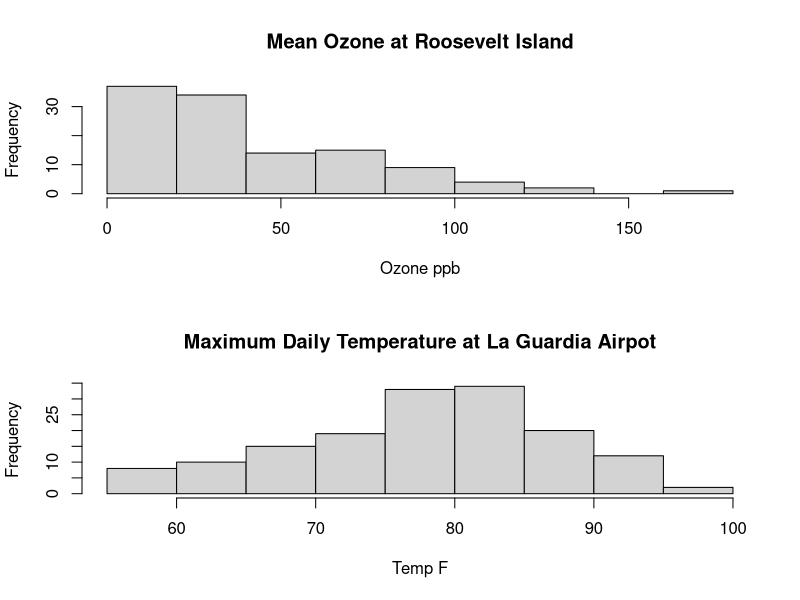
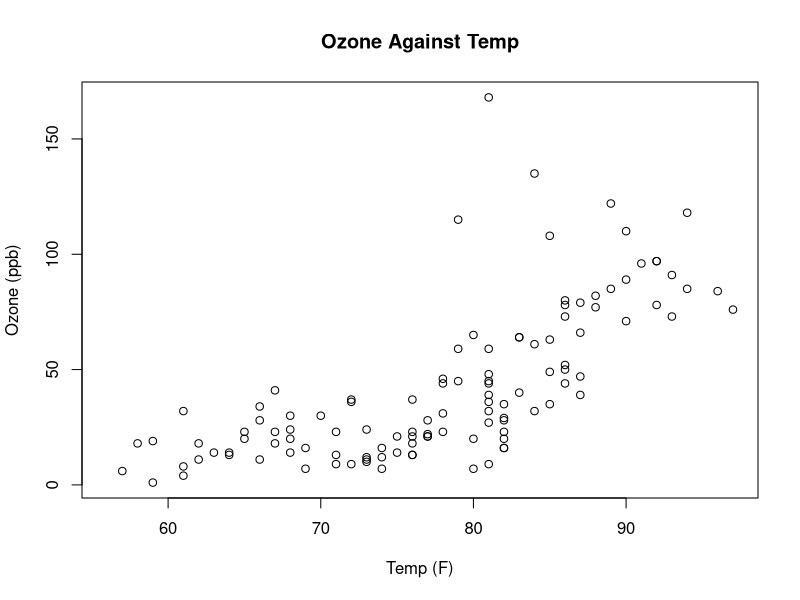

Generate these figures, in order, with R:
#1.	Use the R dataset airquality to assess the relationship between 
#the Ozone and the Temp variables. 

# a) Use a histogram to assess normality of the Ozone and the Temp 
# variables. Are the two variables normally distributed? Output the 
# histogram as a .png file and include it in your homework. You do 
# not need to perform a formal test of normality for this question. 

head(airquality)
str(airquality)
attach(airquality)

png(filename="OzoneTemp.png")
par(mfrow=c(2,1));
hist(Ozone, main="Mean Ozone at Roosevelt Island", xlab="Ozone ppb");
hist(Temp, main="Maximum Daily Temperature at La Guardia Airpot", xlab="Temp F")
dev.off()

# b) Use a scatterplot to assess the linearity assumption between the 
# Ozone and the Temp variables. Do the two variables appear to have a 
# linear trend? Output the scatterplot as a .png file and include it 
# in your homework. 


dev.off()
png(filename="OzoneTemp_scatter.png")
plot(Ozone~Temp, main="Ozone Against Temp",ylab="Ozone (ppb)",xlab="Temp (F)")
